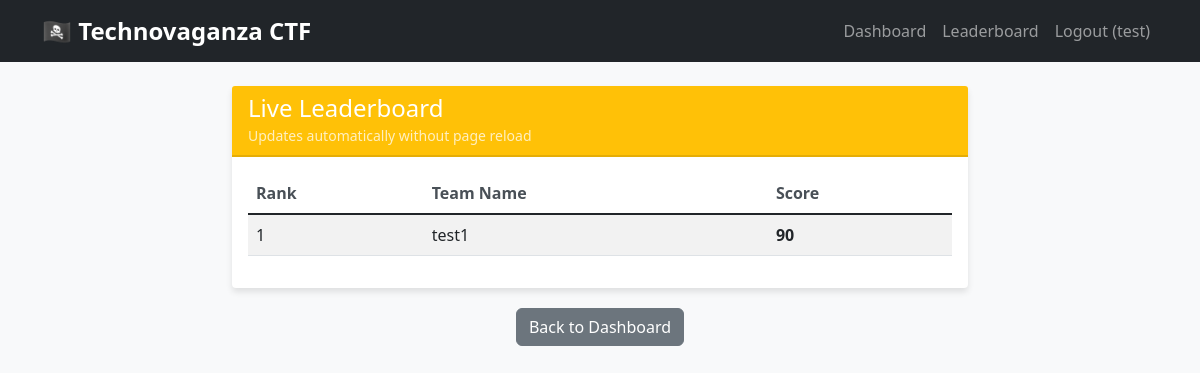
The page /leaderboard (signed in) on the database its author committed.
### models.py (models this page shows)
class User(UserMixin, db.Model):
    id = db.Column(db.Integer, primary_key=True)
    teamname = db.Column(db.String(100), unique=True, nullable=False)
    username = db.Column(db.String(100), unique=True, nullable=False)
    password = db.Column(db.String(200), nullable=False)
    team_id = db.Column(db.String(50), unique=True, nullable=False)
    is_banned = db.Column(db.Boolean, default=False)
    is_admin = db.Column(db.Boolean, default=False)
    created_at = db.Column(db.DateTime, default=datetime.utcnow)
    score = db.Column(db.Integer, default=0)
    submissions = db.relationship('Submission', backref='user', lazy=True)

### app.py (the view)
@app.route('/leaderboard')
@login_required
def leaderboard():
    if current_user.is_banned:
        return redirect('/banned')
    leaderboard_data = get_leaderboard_data()
    if request.args.get('json'):
        return jsonify(leaderboard_data)
    return render_template('leaderboard.html', leaderboard=leaderboard_data)

### app.py (called while the page is built)
@login_manager.user_loader
def load_user(user_id):
    return User.query.get(int(user_id))

def get_leaderboard_data():
    users = User.query.filter(User.score > 0).order_by(User.score.desc()).all()
    leaderboard = []
    for user in users:
        leaderboard.append({
            'teamname': user.teamname,
            'score': user.score
        })
    return leaderboard

### templates/leaderboard.html (shortened to what this page needs)
{% extends "base.html" %}
{% block content %}
<div class="row justify-content-center">
    <div class="col-md-8">
        <div class="card">
            <div class="card-header bg-warning">
                <h4 class="mb-0 text-white">Live Leaderboard</h4>
                <small class="text-white opacity-75">Updates automatically without page reload</small>
            </div>
            <div class="card-body">
                <div class="table-responsive">
                    <table class="table table-striped">
                        <thead>
                            <tr>
                                <th>Rank</th>
                                <th>Team Name</th>
                                <th>Score</th>
                            </tr>
                        </thead>
                        <tbody id="leaderboard-body">
                            {% for entry in leaderboard %}
                            <tr {% if entry.teamname == current_user.teamname %}class="table-primary"{% endif %}>
                                <td>{{ loop.index }}</td>
                                <td>
                                    {{ entry.teamname }}
                                </td>
                                <td><strong>{{ entry.score }}</strong></td>
                            </tr>
                            {% endfor %}
                        </tbody>
                    </table>
                </div>
            </div>
        </div>
        <div class="text-center mt-3">
            <a href="/dashboard" class="btn btn-secondary">Back to Dashboard</a>
        </div>
    </div>
</div>
{% endblock %}

### templates/base.html (shortened to what this page needs)
<!DOCTYPE html>
<html lang="en">
<head>
    <link href="https://cdn.jsdelivr.net/npm/bootstrap@5.1.3/dist/css/bootstrap.min.css" rel="stylesheet">
    <link href="{{ url_for('static', filename='css/style.css') }}" rel="stylesheet">
</head>
<body>
    {% if current_user.is_authenticated %}
    <nav class="navbar navbar-expand-lg navbar-dark bg-dark">
        <div class="container">
            <a class="navbar-brand" href="/dashboard">🏴‍☠️ Technovaganza CTF</a>
            <div class="navbar-nav ms-auto">
                <li class="nav-item">
                    <a class="nav-link" href="/dashboard">Dashboard</a>
                </li>
                <li class="nav-item">
                    <a class="nav-link" href="/leaderboard">Leaderboard</a>
                </li>
                <li class="nav-item">
                    <a class="nav-link" href="/logout">Logout ({{ current_user.teamname }})</a>
                </li>
            </div>
        </div>
    </nav>
    {% endif %}
    <div class="container mt-4">
        {% block content %}{% endblock %}
    </div>
</body>
</html>

### static/css/style.css (style rules this page uses)
body { background-color: #f8f9fa; font-family: 'Segoe UI', Tahoma, Geneva, Verdana, sans-serif; }
.navbar-brand { font-weight: bold; font-size: 1.5rem; }
.card { box-shadow: 0 4px 6px rgba(0, 0, 0, 0.1); border: none; margin-bottom: 20px; }
.card-header { border-bottom: 2px solid rgba(0, 0, 0, 0.1); }
.btn { border-radius: 6px; font-weight: 500; }
.table th { border-top: none; font-weight: 600; color: #495057; }

### rows shown on the page
User: teamname "test"
User: teamname "test1", score "90"
